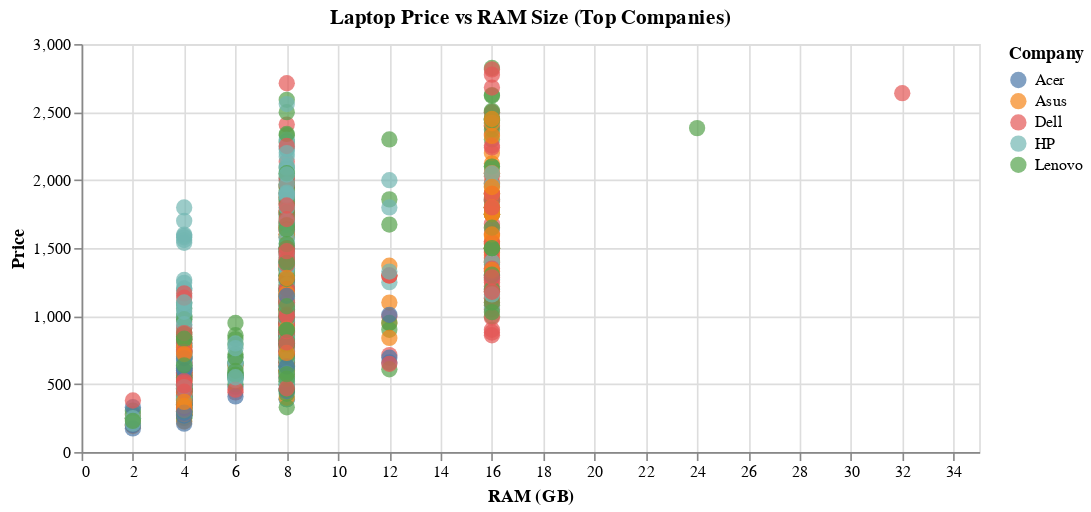

The notebook cell saved with this chart:
### Markdown cell above
Laptop Price vs RAM Size (Top Companies)

### Code cell
# Reduce the number of companies for clarity
top_companies = akv16['Company'].value_counts().nlargest(5).index
filtered_data = akv16[akv16['Company'].isin(top_companies)]

# Create a selection for companies
company_selection = alt.selection_point(fields=['Company'], bind='legend')

# Create the scatter plot with selection
scatter_plot = alt.Chart(filtered_data).mark_circle(size=100, opacity=0.7).encode(
    x=alt.X('RAM', title='RAM (GB)'),
    y=alt.Y('Price:Q', title='Price'),
    color=alt.condition(company_selection, 'Company:N', alt.value('lightgray')),  # Grey out unselected companies
    tooltip=['Company', 'RAM', 'Price']
).properties(
    title='Laptop Price vs RAM Size (Top Companies)',
    width=550,
    height=250
).add_params(company_selection)

scatter_plot = scatter_plot.interactive()

alt.themes.enable('dark') 
scatter_plot.save('3.html')
scatter_plot

### Figure 1 — Vega-Lite specification as saved in the notebook (floating-point values rounded to 4 significant figures; data arrays with more than 128 entries replaced by an {"elided": "..."} marker saying what was removed)
{"usermeta": {"embedOptions": {"theme": "dark"}}, "config": {"view": {"continuousWidth": 300, "continuousHeight": 300}}, "data": {"name": "data-8fb6687fad431f52d929def23596b7b4"}, "mark": {"type": "circle", "opacity": 0.7, "size": 100}, "encoding": {"color": {"condition": {"param": "param_25", "field": "Company", "type": "nominal"}, "value": "lightgray"}, "tooltip": [{"field": "Company", "type": "nominal"}, {"field": "RAM", "type": "quantitative"}, {"field": "Price", "type": "quantitative"}], "x": {"field": "RAM", "title": "RAM (GB)", "type": "quantitative"}, "y": {"field": "Price", "title": "Price", "type": "quantitative"}}, "height": 250, "params": [{"name": "param_25", "select": {"type": "point", "fields": ["Company"]}, "bind": "legend"}, {"name": "param_26", "select": {"type": "interval", "encodings": ["x", "y"]}, "bind": "scales"}], "title": "Laptop Price vs RAM Size (Top Companies)", "width": 550, "$schema": "https://vega.github.io/schema/vega-lite/v5.20.1.json", "datasets": {"data-8fb6687fad431f52d929def23596b7b4": {"elided": "1052 records"}}}
